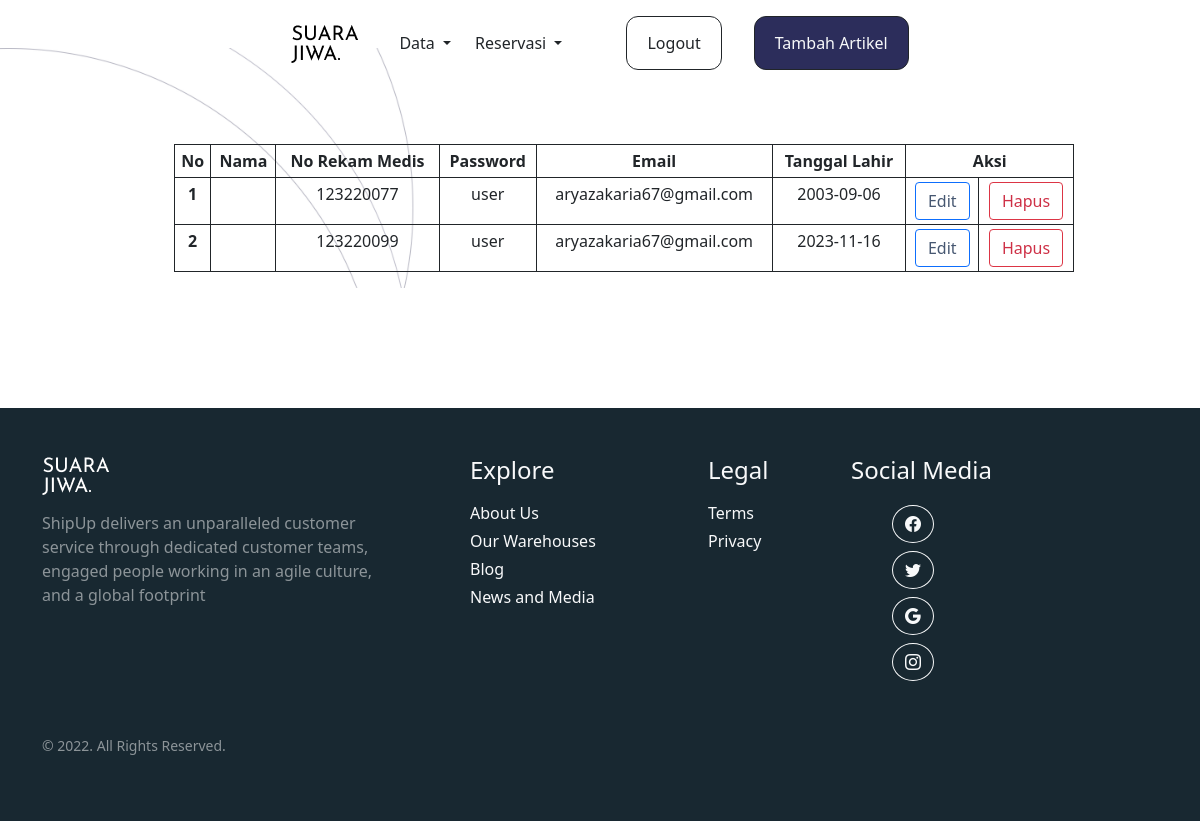
The page /admin/DPasien.php (signed in) on the database as committed earlier.
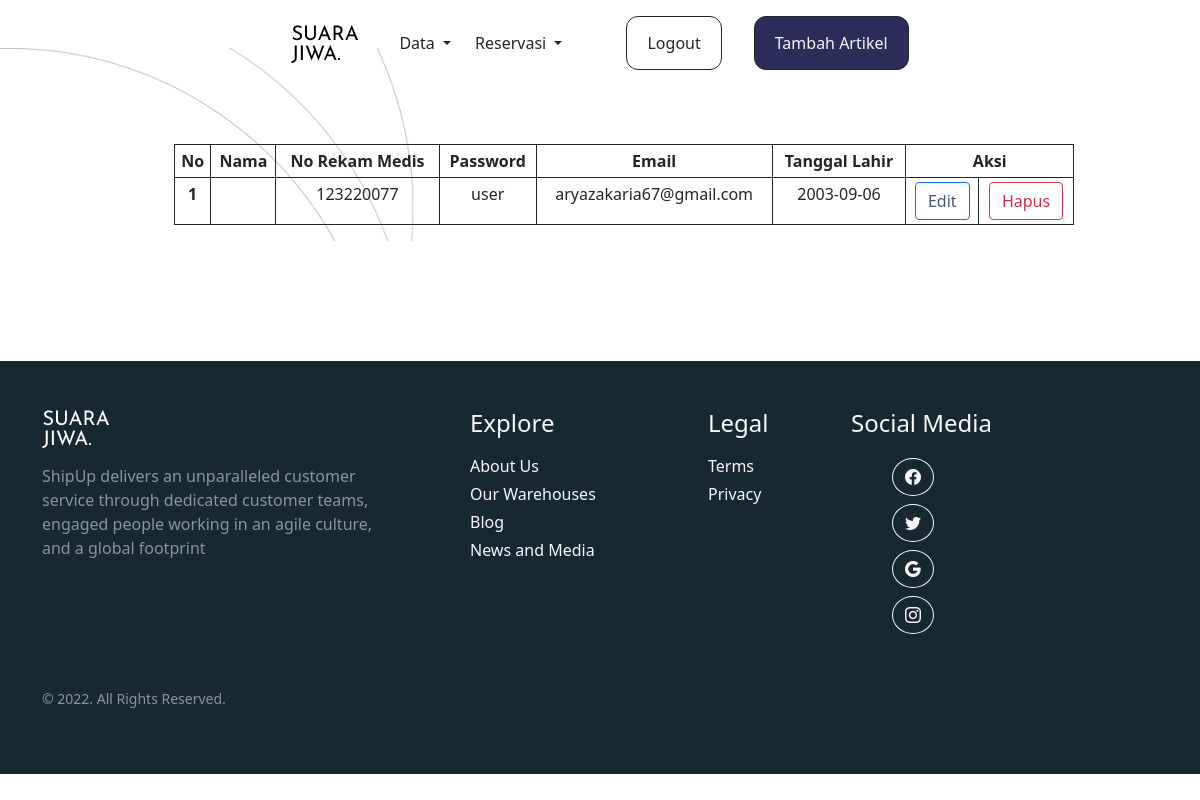
The same page on the database as committed later.
### tables this page shows
CREATE TABLE `user` (
  `rek_medis` int(5) NOT NULL,
  `password` varchar(50) NOT NULL,
  `nama` varchar(50) DEFAULT NULL,
  `email` varchar(50) DEFAULT NULL,
  `tanggal_lahir` date DEFAULT NULL
);

### admin/DPasien.php (the view, shortened to what this page needs)
<!DOCTYPE html>
<html lang="en">
  <?php include '../tmplt/headAd.php'; ?>
  <body class="overflow-x-hidden">
    <?php include '../tmplt/navAdmin.php'; ?>
    <section class=" mb-5 mt-5 pt-5 d-flex justify-content-center align-items-center" style="background-image: url(../gambar/bg.jpg); background-size: cover;">
    <table class="table table-bordered table-sm ms-5 w-75 border-dark mt-5 text-center">
  <thead>
    <tr>
      <th scope="col">No</th>
      <th scope="col">Nama</th>
      <th scope="col">No Rekam Medis</th>
      <th scope="col">Password</th>
      <th scope="col">Email</th>
      <th scope="col">Tanggal Lahir</th>
      <th colspan="2">Aksi</th>
    </tr>
  </thead>
  <tbody>
<?php
include '../koneksi.php';
$no = 1;
$data = mysqli_query($connect,"select * from user");
while($d = mysqli_fetch_array($data)){
?>
    <tr>
      <th scope="row"><?php echo $no++; ?></th>
      <td><?php echo $d['nama_user']; ?></td>
      <td><?php echo $d['rek_medis']; ?></td>
        <td><?php echo $d['password']; ?></td>
      <td><?php echo $d['email']; ?></td>
      <td><?php echo $d['tanggal_lahir']; ?></td>
      <td><button type='button' class='btn btn-outline-primary'><a style='text-decoration: none; color:#465771;' href='update.php?rek_medis=<?=$d["rek_medis"]?>'>Edit</a></button></td>
        <td><button type='button' class='btn btn-outline-danger'><a style='text-decoration: none;color:#ce3046;' onclick="return confirm('Apakah anda yakin?');" href='hapus.php?rek_medis=<?=$d["rek_medis"]?>'>Hapus</a></button></td>
    </tr>
<?php
}
?>
  </tbody>
</table>
    </section>
    <br><br><br>
      <?php include '../tmplt/footer.php';?>
  </body>
</html>

Rows that differ between the two databases and show on the page:
removed user: rek_medis "123220099", password "user", email "aryazakaria67@gmail.com", tanggal_lahir "2023-11-16"
